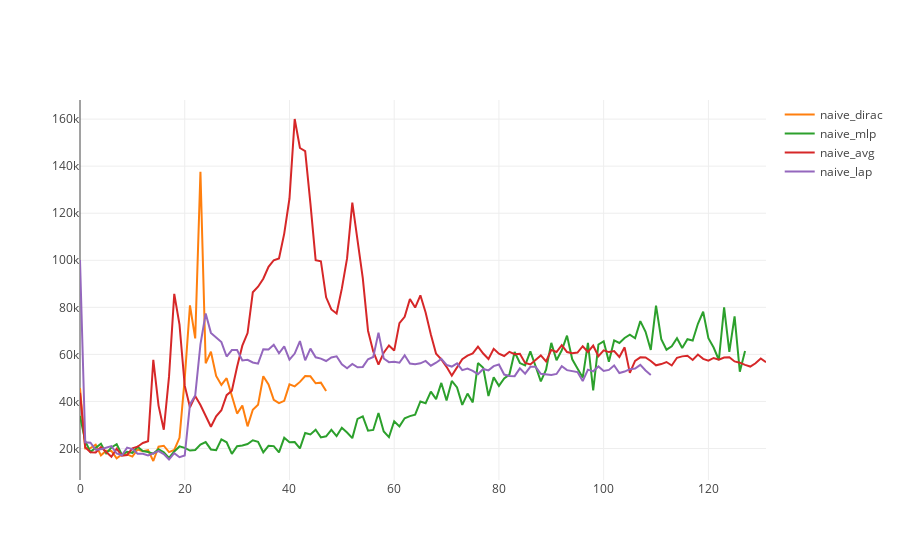

Here is the notebook cell this chart was saved with:
### Code cell
data = [go.Scatter(name= l['name'], x = list(range(len(l['train_loss']))), y = l['train_loss']) for l in loss]
#data += [go.Scatter(name= l['name'], x = range(len(l['train_loss'])), y = l['train_loss']) for l in loss]
fig = go.Figure(data=data, layout=go.Layout(legend=dict(orientation='v')))

plotly.offline.iplot(fig)
